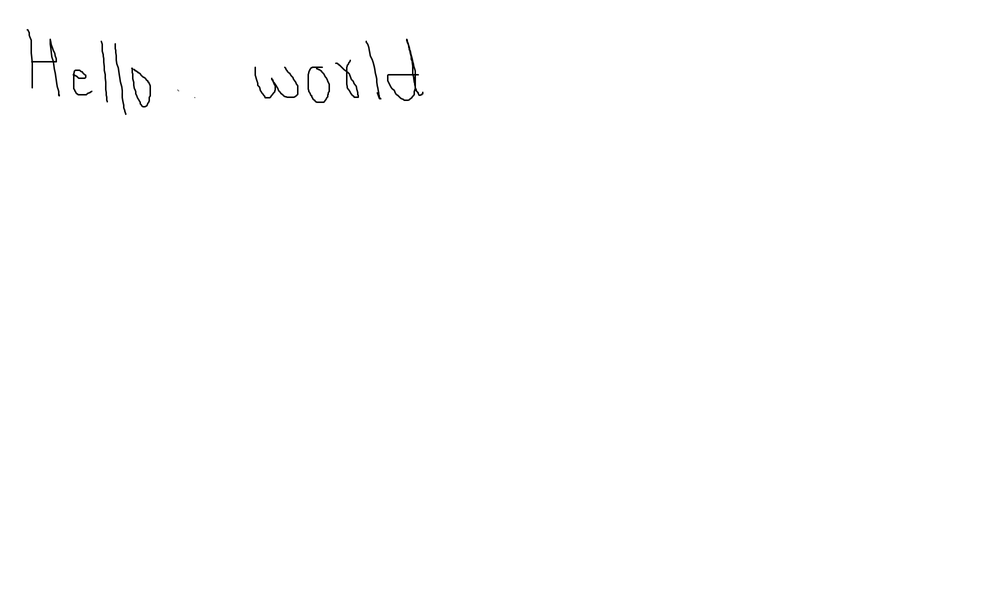
#> input picture Test_images/3.png, 1000 x 601 px, shrunk from 2000 x 1202 before the run, found by its file name
$ python preprocess.py
#> lines starting #> are read from the running program, lines starting #| are printed output that depends on the picture; after the words box and inside, x2 and y2 are one past the last pixel; in counts of white or black regions, pixels touching at a corner belong together
import cv2
import glob
import numpy as np
import re
import pytesseract

pytesseract.pytesseract.tesseract_cmd = 'C:/Program Files/Tesseract-OCR/tesseract.exe'

"""
Image Pre-Processing :
1. Colour image to grey scaled
2. Thresholding
3. Morphological Operations
4. Masking ( Contours )
5. Noise removal/blurring
"""


class Preprocess:
    """
    Preprocessing of images
    """

    # Step 1 - Thresholding , noise removing and find And Draw contour
    def __init__(self, image):
        self.image = image

    def threshold_image(self, adaptive=False):

        # bilateral_border_blurr = cv2.bilateralFilter(self.image, 25, 90, 90)
        # median = cv2.medianBlur(self.image,5)
        # ret, th = cv2.threshold(self.image, 135, 255, cv2.ADAPTIVE_THRESH_MEAN_C)
        if adaptive:
            th = cv2.adaptiveThreshold(self.image, 255, cv2.ADAPTIVE_THRESH_GAUSSIAN_C, \
                                       cv2.THRESH_BINARY, 255, 2)
        else:
            ret, th = cv2.threshold(self.image, 135, 255, cv2.ADAPTIVE_THRESH_MEAN_C)
        # [4 lines of commented-out code are left out]
        return th

    @staticmethod
    def morphological_opening(thresholded_image):
        # kernel = np.ones((3, 3), np.uint8)
        kernel = cv2.getStructuringElement(cv2.MORPH_RECT, (1, 1))
        opened = cv2.morphologyEx(thresholded_image, cv2.MORPH_OPEN, kernel)
        # cv2.imshow("Opened image", opened)
        # cv2.waitKey(0)
        # cv2.destroyAllWindows()
        return opened

    @staticmethod
    def morphological_closing(thresholded_image):
        kernel = np.ones((1, 1), np.uint8)
        closed = cv2.morphologyEx(thresholded_image, cv2.MORPH_CLOSE, kernel)
        # cv2.imshow("Closed image", closed)
        # cv2.waitKey(0)
        # cv2.destroyAllWindows()
        return closed

    @staticmethod
    def morphological_erosion(thresholded_image, iteration):
        kernel = np.ones((1, 1), np.uint8)
        erosion = cv2.erode(thresholded_image, kernel, iterations=iteration)
        # cv2.imshow("Erosion ", erosion)
        # cv2.waitKey(0)
        # cv2.destroyAllWindows()
        return erosion

    @staticmethod
    def morphological_dilation(thresholded_image, iteration):
        kernel = np.ones((1, 1), np.uint8)
        dilated = cv2.dilate(thresholded_image, kernel, iterations=iteration)
        # cv2.imshow("Dilation ", dilated)
        # cv2.waitKey(0)
        # cv2.destroyAllWindows()
        return dilated

    def findAndDrawContour(self, img):
        # imgContours = self.image.copy()
        imgContours = img.copy()
        contours, hierarchy = cv2.findContours(img, cv2.RETR_EXTERNAL, cv2.CHAIN_APPROX_SIMPLE)
        image_with_contours = cv2.drawContours(imgContours, contours, -1, (0, 0, 255), 3)

        # # Get 10 largest contours
        largest_contours = sorted(contours, key=cv2.contourArea, reverse=True)[:10]
        image_with_largest_contours = cv2.drawContours(imgContours, largest_contours, -1, (0, 255, 0), 3)
        # cv2.imshow("Contour Image ", image_with_largest_contours)
        # cv2.waitKey(0)
        # cv2.destroyAllWindows()
        return largest_contours, image_with_largest_contours

    # approximate the contour by a more primitive polygon shape
    def approximate_contour(self, contour):
        peri = cv2.arcLength(contour, True)
        return cv2.approxPolyDP(contour, 0.032 * peri, True)

    # This allows us to find a rectangle by looking whether the number of approximated contour points is 4:
    def get_text_contour(self, contours):
        # loop over the contours
        for c in contours:
            approx = self.approximate_contour(c)
            # if our approximated contour has four points, we can assume it is text's rectangle
            if len(approx) == 4:
                return approx

    def image_with_text_contour(self, largest_contours, img_largest_contours):
        text_contour = self.get_text_contour(largest_contours)
        image_with_text_contour = cv2.drawContours(img_largest_contours.copy(), [text_contour], -1, (0, 255, 0),
                                                      2)
        # cv2.imshow("Text Contour Image ", image_with_text_contour)
        # cv2.waitKey(0)
        # cv2.destroyAllWindows()
        return text_contour, image_with_text_contour

    # Step 2: Cropping and perspective restoration

    @staticmethod
    def contour_to_rect(contour):
        pts = contour.reshape(4, 2)
        rect = np.zeros((4, 2), dtype="float32")
        # top-left point has the smallest sum
        # bottom-right has the largest sum
        s = pts.sum(axis=1)
        rect[0] = pts[np.argmin(s)]
        rect[2] = pts[np.argmax(s)]
        # compute the difference between the points:
        # the top-right will have the minumum difference
        # the bottom-left will have the maximum difference
        diff = np.diff(pts, axis=1)
        rect[1] = pts[np.argmin(diff)]
        rect[3] = pts[np.argmax(diff)]
        return rect

    def warp_perspective(self, img, text_contour):
        # unpack rectangle points: top left, top right, bottom right, bottom left
        rect = self.contour_to_rect(contour=text_contour)
        (tl, tr, br, bl) = rect
        # compute the width of the new image
        widthA = np.sqrt(((br[0] - bl[0]) ** 2) + ((br[1] - bl[1]) ** 2))
        widthB = np.sqrt(((tr[0] - tl[0]) ** 2) + ((tr[1] - tl[1]) ** 2))
        # compute the height of the new image
        heightA = np.sqrt(((tr[0] - br[0]) ** 2) + ((tr[1] - br[1]) ** 2))
        heightB = np.sqrt(((tl[0] - bl[0]) ** 2) + ((tl[1] - bl[1]) ** 2))
        # take the maximum of the width and height values to reach
        # our final dimensions
        maxWidth = max(int(widthA), int(widthB))
        maxHeight = max(int(heightA), int(heightB))
        # destination points which will be used to map the screen to a "scanned" view
        dst = np.array([
            [0, 0],
            [maxWidth - 1, 0],
            [maxWidth - 1, maxHeight - 1],
            [0, maxHeight - 1]], dtype="float32")
        # calculate the perspective transform matrix
        M = cv2.getPerspectiveTransform(rect, dst)
        # warp the perspective to grab the screen
        warp_img = cv2.warpPerspective(img, M, (maxWidth, maxHeight))
        # cv2.imshow("Warp Image ", warp_img)
        # cv2.waitKey(0)
        # cv2.destroyAllWindows()

        return warp_img

    # step-3 Text Extraction using Tesseract
    @staticmethod
    def text_extract(scan_img):
        print(f'################## Extracting Data  ##################')
        extracted_text = pytesseract.image_to_string(scan_img)
        print(extracted_text)
        return extracted_text


if __name__ == '__main__':
    path = "F:/Projects/Handwritten Digits Recognition/Test_images/3.png"

    image = cv2.imread(path, 0)
#> image is the input picture: shape (601, 1000); min 0, max 255, mean 254.3

    cv2.imshow("Input Image ", image)
    cv2.waitKey(0)
    cv2.destroyAllWindows()

    prep = Preprocess(image)
    thresholded_image = prep.threshold_image()
#> in threshold_image, `ret, th = cv2.threshold(self.image, 135, 255, cv2.ADAPTIVE_THRESH_MEAN..`: th: shape (601, 1000); 99.7% white; black in thin lines or dots, all inside (x1, y1, x2, y2) = (27, 29, 424, 115)

    cv2.imshow("Threshold Image ", thresholded_image)
    cv2.waitKey(0)
    cv2.destroyAllWindows()

    largest_contours, image_with_largest_contours = prep.findAndDrawContour(thresholded_image)
#> in findAndDrawContour, `contours, hierarchy = cv2.findContours(img, cv2.RETR_EXTERNAL, cv2.CHA..`: contours = [[[0, 0], [0, 600], [999, 600], [999, 0]]]
#> in findAndDrawContour, `image_with_contours = cv2.drawContours(imgContours, contours, -1, (0, ..`:
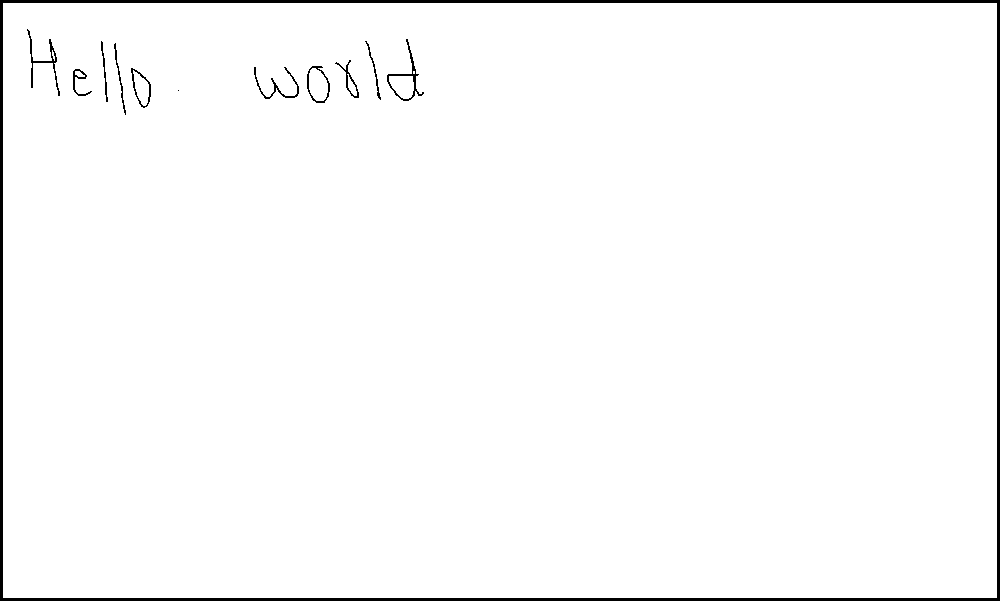
#> image_with_contours: shape (601, 1000); 98.1% white; 12 black regions (1 under 20 px), largest, box (x1, y1, x2, y2) and area: (0, 0, 1000, 601) 9570, (387, 39, 424, 101) 282, (27, 29, 60, 96) 275
#> largest_contours = [[[0, 0], [0, 600], [999, 600], [999, 0]]]
    text_contour, image_with_text_contour = prep.image_with_text_contour(largest_contours,
                                                                                  image_with_largest_contours)
#> the loop in get_text_contour, `for c in contours:` made 1 pass
#> (peri in approximate_contour, approx) on pass 1: (3198, [[0, 0], [0, 600], [999, 600], [999, 0]])
#> in image_with_text_contour, `text_contour = self.get_text_contour(largest_contours)`: text_contour = [[0, 0], [0, 600], [999, 600], [999, 0]]
#> text_contour = [[0, 0], [0, 600], [999, 600], [999, 0]]
    image_roi = prep.warp_perspective(image, text_contour)
#> in contour_to_rect, `s = pts.sum(axis=1)`: s = [0, 600, 1599, 999]
#> in contour_to_rect, `diff = np.diff(pts, axis=1)`: diff = [0, 600, -399, -999]
#> in warp_perspective, `rect = self.contour_to_rect(contour=text_contour)`: rect = [[0, 0], [999, 0], [999, 600], [0, 600]]
#> in warp_perspective, `(tl, tr, br, bl) = rect`: tl = [0, 0]; tr = [999, 0]; br = [999, 600]; bl = [0, 600]
#> in warp_perspective, `widthA = np.sqrt(((br[0] - bl[0]) ** 2) + ((br[1] - bl[1]) ** 2))`: widthA = 999
#> in warp_perspective, `heightA = np.sqrt(((tr[0] - br[0]) ** 2) + ((tr[1] - br[1]) ** 2))`: heightA = 600
#> in warp_perspective, `maxWidth = max(int(widthA), int(widthB))`: maxWidth = 999
#> in warp_perspective, `maxHeight = max(int(heightA), int(heightB))`: maxHeight = 600
#> in warp_perspective, `dst = np.array([ [0, 0], [maxWidth - 1, 0], [maxWidth - 1, maxHeight -..`: dst = [[0, 0], [998, 0], [998, 599], [0, 599]]
#> in warp_perspective, `M = cv2.getPerspectiveTransform(rect, dst)`: M = [[0.999, 0, 0], [0, 0.998, 0], [0, 0, 1]]

    cv2.imshow("ROI Image ", image_roi)
    cv2.waitKey(0)
    cv2.destroyAllWindows()

    prep = Preprocess(image_roi)
    thresholded_image = prep.threshold_image()
#> in threshold_image (call 2), `ret, th = cv2.threshold(self.image, 135, 255, cv2.ADAPTIVE_THRESH_MEAN..`: th: shape (600, 999); 99.7% white; black in thin lines or dots, all inside (x1, y1, x2, y2) = (27, 29, 423, 115)
    dilated = prep.morphological_dilation(image_roi, 10)
    prep = Preprocess(dilated)
    thresholded_image = prep.threshold_image(adaptive=True)
#> call 3 of threshold_image, with adaptive = True
#> in threshold_image (call 3), `th = cv2.adaptiveThreshold(self.image, 255, cv2.ADAPTIVE_THRESH_GAUSSI..`:
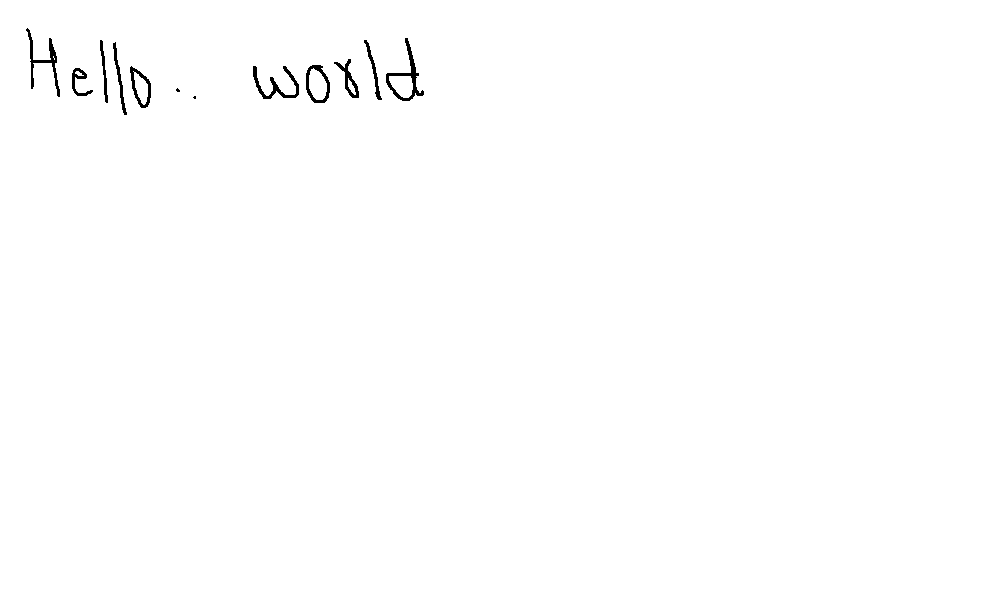
#> th: shape (600, 999); 99.5% white; 12 black regions (2 under 20 px), largest, box (x1, y1, x2, y2) and area: (386, 38, 424, 101) 488, (26, 28, 60, 97) 435, (253, 66, 299, 99) 409

    cv2.imshow("Adaptive Thresholding", thresholded_image)
    cv2.waitKey(0)
    cv2.destroyAllWindows()

    closed = prep.morphological_closing(thresholded_image)
    median = cv2.medianBlur(closed, 3)
#> median: shape (600, 999); 99.5% white; 12 black regions (2 under 20 px), largest, box (x1, y1, x2, y2) and area: (386, 38, 424, 101) 489, (26, 29, 60, 97) 437, (253, 66, 299, 99) 407
    erosion_1 = prep.morphological_erosion(median, 3)
    compare_1 = np.concatenate((image_roi, erosion_1), axis=1)  # side by side comparison
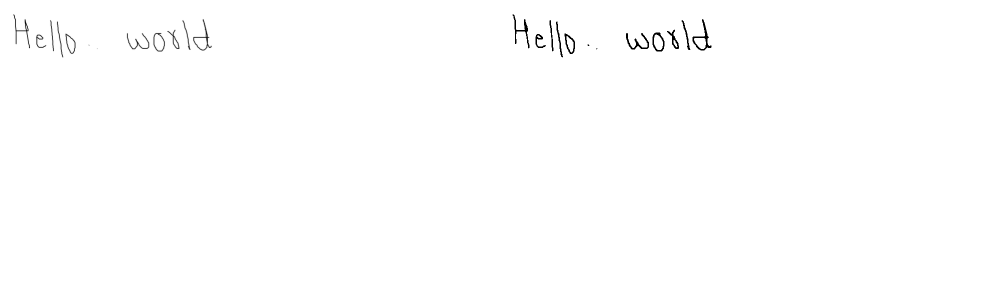
#> compare_1: shape (600, 1998) (shown at 1/2 size); min 0, max 255, mean 254

    cv2.imshow("Image ROI and Erosion", compare_1)
    cv2.waitKey(0)
    cv2.destroyAllWindows()

#> (the run stopped early here; a loop or call above may not have finished)

$ run again, with Test_images/G.png copied over Test_images/3.png
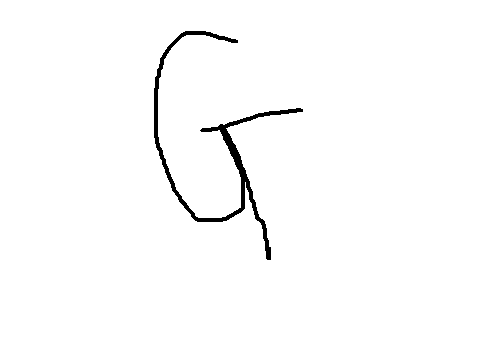
#> input picture Test_images/G.png, 498 x 343 px, found by its file name
#> image: shape (343, 498); 98.5% white; 1 black region, box (x1, y1, x2, y2) and area: (154, 31, 303, 260) 2535
#> contours = [[[0, 0], [0, 342], [497, 342], [497, 0]]]
#> in findAndDrawContour, `image_with_contours = cv2.drawContours(imgContours, contours, -1, (0, ..`:
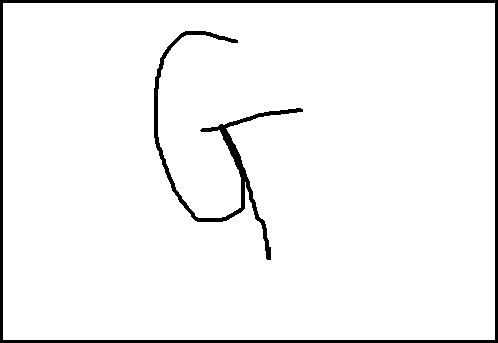
#> image_with_contours: shape (343, 498); 95.6% white; 2 black regions, box (x1, y1, x2, y2) and area: (0, 0, 498, 343) 5010, (154, 31, 303, 260) 2535
#> the loop in get_text_contour, `for c in contours:` made 1 pass
#> (peri in approximate_contour, approx) on pass 1: (1678, [[0, 0], [0, 342], [497, 342], [497, 0]])
#> in image_with_text_contour, `text_contour = self.get_text_contour(largest_contours)`: text_contour = [[0, 0], [0, 342], [497, 342], [497, 0]]
#> s = [0, 342, 839, 497]
#> diff = [0, 342, -155, -497]
#> rect = [[0, 0], [497, 0], [497, 342], [0, 342]]
#> tl = [0, 0]; tr = [497, 0]; br = [497, 342]; bl = [0, 342]
#> widthA = 497
#> heightA = 342
#> maxWidth = 497
#> maxHeight = 342
#> dst = [[0, 0], [496, 0], [496, 341], [0, 341]]
#> M = [[0.998, 0, 0], [0, 0.997, 0], [0, 0, 1]]
#> median: shape (342, 497); 98.1% white; 1 black region, box (x1, y1, x2, y2) and area: (153, 30, 303, 260) 3220
#> `compare_1 = np.concatenate((image_roi, erosion_1), axis=1)`:
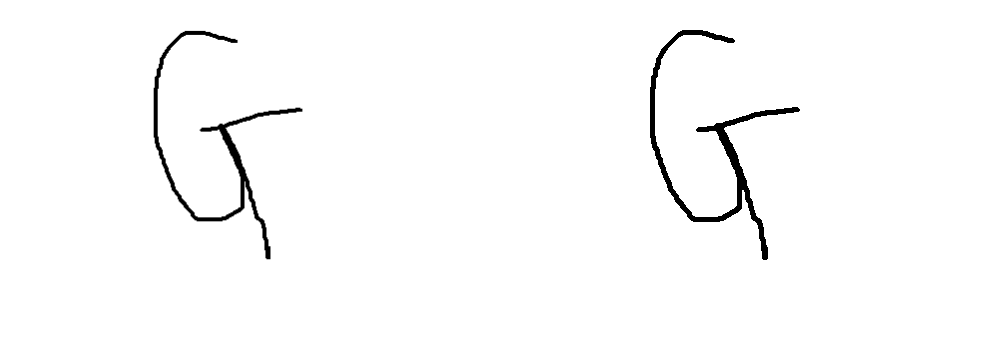
#> compare_1: shape (342, 994); min 0, max 255, mean 250.7

$ run again, with Test_images/U.png copied over Test_images/3.png
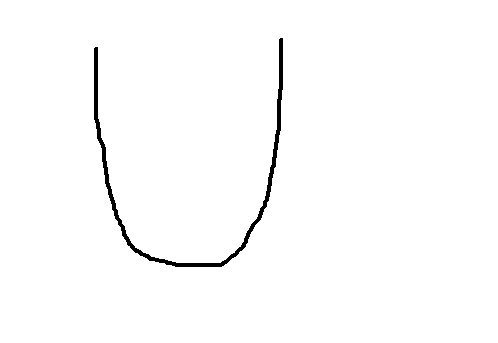
#> input picture Test_images/U.png, 498 x 343 px, found by its file name
#> image: shape (343, 498); 98.7% white; 1 black region, box (x1, y1, x2, y2) and area: (94, 38, 283, 267) 2200
#> contours = [[[0, 0], [0, 342], [497, 342], [497, 0]]]
#> in findAndDrawContour, `image_with_contours = cv2.drawContours(imgContours, contours, -1, (0, ..`:
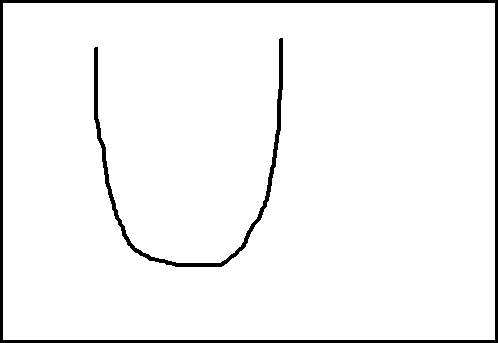
#> image_with_contours: shape (343, 498); 95.8% white; 2 black regions, box (x1, y1, x2, y2) and area: (0, 0, 498, 343) 5010, (94, 38, 283, 267) 2200
#> the loop in get_text_contour, `for c in contours:` made 1 pass
#> (peri in approximate_contour, approx) on pass 1: (1678, [[0, 0], [0, 342], [497, 342], [497, 0]])
#> in image_with_text_contour, `text_contour = self.get_text_contour(largest_contours)`: text_contour = [[0, 0], [0, 342], [497, 342], [497, 0]]
#> s = [0, 342, 839, 497]
#> diff = [0, 342, -155, -497]
#> rect = [[0, 0], [497, 0], [497, 342], [0, 342]]
#> tl = [0, 0]; tr = [497, 0]; br = [497, 342]; bl = [0, 342]
#> widthA = 497
#> heightA = 342
#> maxWidth = 497
#> maxHeight = 342
#> dst = [[0, 0], [496, 0], [496, 341], [0, 341]]
#> M = [[0.998, 0, 0], [0, 0.997, 0], [0, 0, 1]]
#> median: shape (342, 497); 98.3% white; 1 black region, box (x1, y1, x2, y2) and area: (93, 37, 283, 267) 2835
#> `compare_1 = np.concatenate((image_roi, erosion_1), axis=1)`:
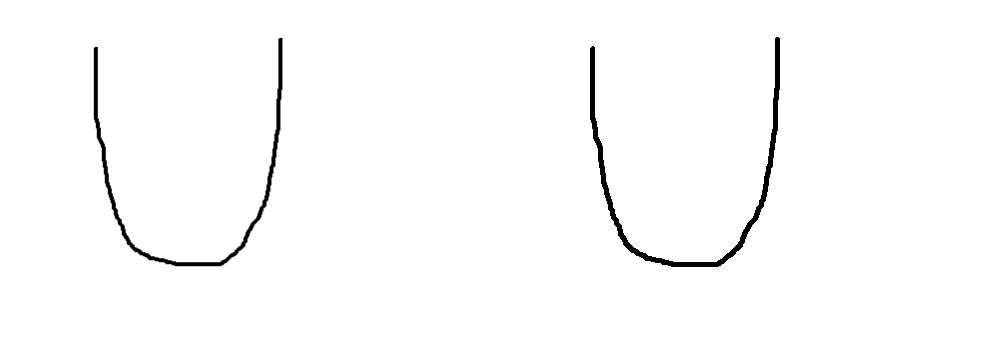
#> compare_1: shape (342, 994); min 0, max 255, mean 251.2
